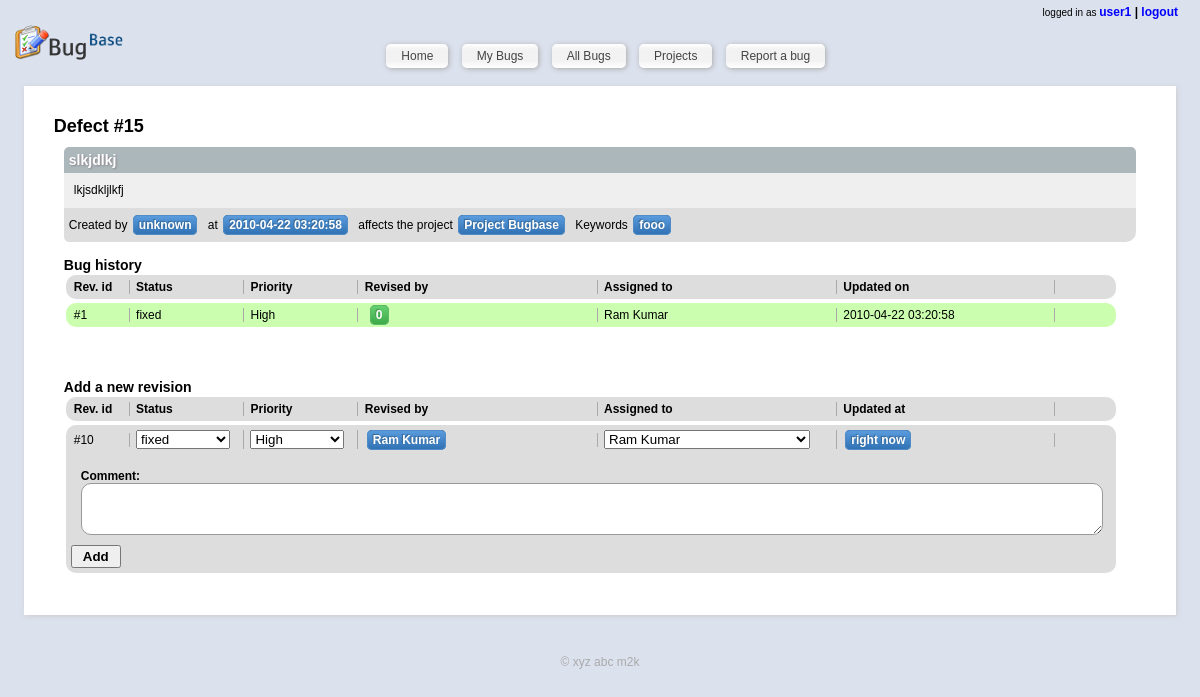
The page /index.php?page=bug&bug_id=15 (signed in) on the database as committed earlier.
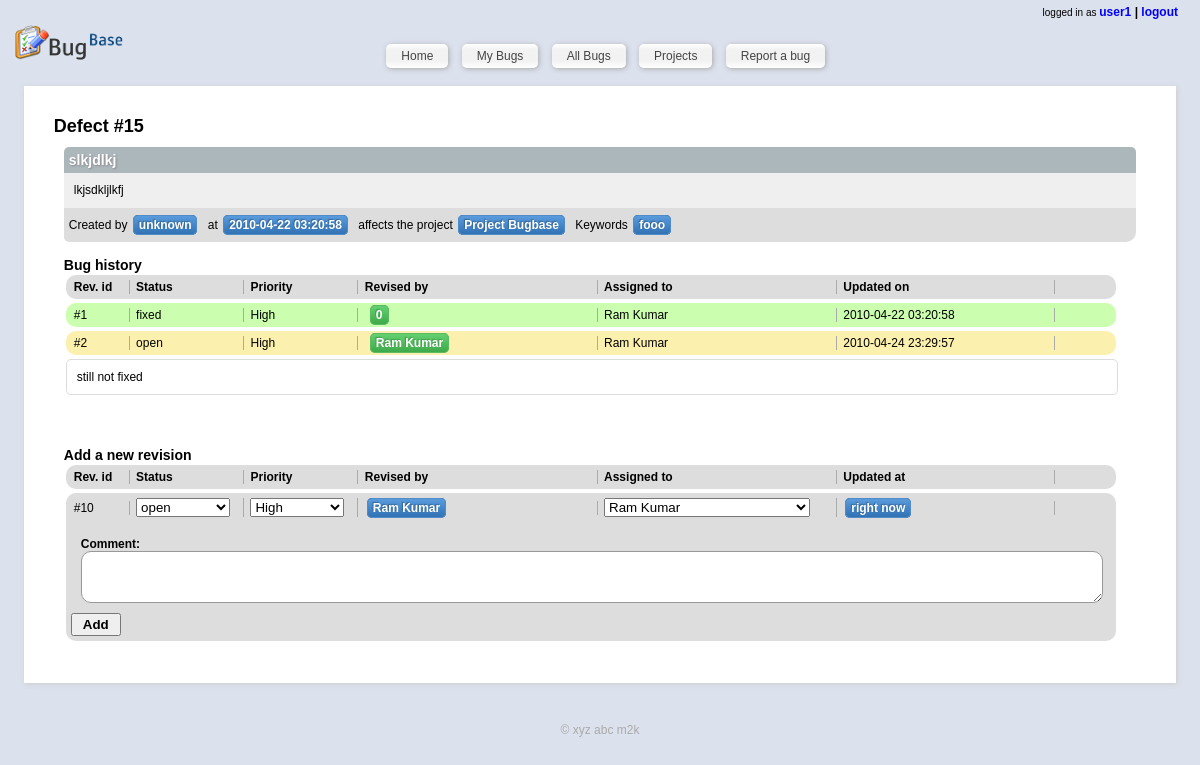
The same page on the database as committed later.
### tables this page shows
CREATE TABLE IF NOT EXISTS `bughistory` (
  `id` int(11) NOT NULL AUTO_INCREMENT,
  `bug_id` int(11) NOT NULL,
  `addedBy` int(11) NOT NULL,
  `timestamp` timestamp NOT NULL DEFAULT CURRENT_TIMESTAMP,
  `status` int(11) NOT NULL,
  `comment` varchar(2000) NOT NULL DEFAULT '',
  `assignedTo` int(11) NOT NULL,
  `priority` int(11) NOT NULL,
  PRIMARY KEY (`id`)
);

### templates_c/%%1B^1B8^1B810E5D%%bug.html.php (the view, shortened to what the changed rows need)
<div id='contentSpacer' class='bugContainer'>
	<h2><?php echo $this->_tpl_vars['bugdata'][0]['bugType']; ?>
 #<?php echo $this->_tpl_vars['bugdata'][0]['id']; ?>
</h2>
	<div class='bug_desc'>
		<h3><?php echo ((is_array($_tmp=$this->_tpl_vars['bugdata'][0]['bugName'])) ? $this->_run_mod_handler('escape', true, $_tmp) : smarty_modifier_escape($_tmp)); ?>
</h3>
		<div>
			<?php echo ((is_array($_tmp=$this->_tpl_vars['bugdata'][0]['description'])) ? $this->_run_mod_handler('escape', true, $_tmp) : smarty_modifier_escape($_tmp)); ?>
		</div>
		<div class='bug_desc_end'>
			<p>Created by <span><?php echo $this->_tpl_vars['bugdata'][0]['createdBy']; ?>
</span></p>
			<p>at <span><?php echo $this->_tpl_vars['bugdata'][0]['createdAt']; ?>
</span></p>
			<?php if (( $this->_tpl_vars['bugdata'][0]['affectedProject'] != '' )): ?>
				<p>
					<?php if (( $this->_tpl_vars['bugdata'][0]['affectedVersion'] != '' )): ?> and <?php else: ?> affects <?php endif; ?>the project <span><?php echo $this->_tpl_vars['bugdata'][0]['affectedProject']; ?>
</span>
				</p>
			<?php endif; ?>
			<p>Keywords <span><?php echo $this->_tpl_vars['bugdata'][0]['keywords']; ?>
</span></p>
		</div>
	</div>
	<div class='bughistory'>
		<h3>Bug history</h3>
		<div id='buglist'>
			<ul>
				<li class='heading'>
					<div class='h_rid'> Rev. id </div>
					<div class='h_status'> Status </div>
					<div class='h_priority'> Priority </div>
					<div class='h_commenter'> Revised by </div>
					<div class='h_owner'> Assigned to </div>
					<div class='h_timestamp'> Updated on </div>
				</li>
				<?php unset($this->_sections['i']);
$this->_sections['i']['name'] = 'i';
$this->_sections['i']['loop'] = is_array($_loop=$this->_tpl_vars['bughistory']) ? count($_loop) : max(0, (int)$_loop); unset($_loop);
$this->_sections['i']['show'] = true;
$this->_sections['i']['max'] = $this->_sections['i']['loop'];
$this->_sections['i']['step'] = 1;
$this->_sections['i']['start'] = $this->_sections['i']['step'] > 0 ? 0 : $this->_sections['i']['loop']-1;
if ($this->_sections['i']['show']) {
    $this->_sections['i']['total'] = $this->_sections['i']['loop'];
} else
    $this->_sections['i']['total'] = 0;
if ($this->_sections['i']['show']):
            for ($this->_sections['i']['index'] = $this->_sections['i']['start'], $this->_sections['i']['iteration'] = 1;
                 $this->_sections['i']['iteration'] <= $this->_sections['i']['total'];
                 $this->_sections['i']['index'] += $this->_sections['i']['step'], $this->_sections['i']['iteration']++):
$this->_sections['i']['rownum'] = $this->_sections['i']['iteration'];
$this->_sections['i']['index_prev'] = $this->_sections['i']['index'] - $this->_sections['i']['step'];
$this->_sections['i']['index_next'] = $this->_sections['i']['index'] + $this->_sections['i']['step'];
$this->_sections['i']['first']      = ($this->_sections['i']['iteration'] == 1);
$this->_sections['i']['last']       = ($this->_sections['i']['iteration'] == $this->_sections['i']['total']);
?>
					<li class='<?php echo ((is_array($_tmp=$this->_tpl_vars['bughistory'][$this->_sections['i']['index']]['status'])) ? $this->_run_mod_handler('replace', true, $_tmp, ' ', '') : smarty_modifier_replace($_tmp, ' ', '')); ?>
'>
						<div class='h_rid'> #<?php echo $this->_sections['i']['index']+1; ?>
 </div>
						<div class='h_status'> <?php echo $this->_tpl_vars['bughistory'][$this->_sections['i']['index']]['status']; ?>
 </div>
						<div class='h_priority'> <?php echo $this->_tpl_vars['bughistory'][$this->_sections['i']['index']]['priority']; ?>
 </div>
						<div class='h_commenter'> <span class='greenbox'><?php echo $this->_tpl_vars['bughistory'][$this->_sections['i']['index']]['addedBy']; ?>
</span> </div>
						<div class='h_owner'> <?php if (( $this->_tpl_vars['bughistory'][$this->_sections['i']['index']]['assignedTo'] != '0' )): ?> <?php echo $this->_tpl_vars['bughistory'][$this->_sections['i']['index']]['assignedTo']; ?>
 <?php else: ?> no one <?php endif; ?> </div>
						<div class='h_timestamp'> <?php echo $this->_tpl_vars['bughistory'][$this->_sections['i']['index']]['timestamp']; ?>
 </div>
					</li>
					<?php if (( $this->_tpl_vars['bughistory'][$this->_sections['i']['index']]['comment'] != '' )): ?>
						<li class='h_comment'>
							<p>
								<span class='h_comment_text'><?php echo ((is_array($_tmp=$this->_tpl_vars['bughistory'][$this->_sections['i']['index']]['comment'])) ? $this->_run_mod_handler('escape', true, $_tmp) : smarty_modifier_escape($_tmp)); ?>
</span>
							</p>
						</li>
					<?php endif; ?>
				<?php endfor; endif; ?>
			</ul>
		</div>
		<div class='h_revisionbox'>
			<h3>Add a new revision</h3>
			<form action='/index.php?page=updateBug' method='post' id='frmBugStatus'>
				<div id='buglist'>
					<ul>
						<li class='heading'>
							<div class='h_rid'> Rev. id </div>
							<div class='h_status'> Status </div>
							<div class='h_priority'> Priority </div>
							<div class='h_commenter'> Revised by </div>
							<div class='h_owner'> Assigned to </div>
							<div class='h_timestamp'> Updated at </div>
						</li>
						<li class=''>
							<div class='h_rid'> #10 </div>
							<div class='h_status'>
								<select name='status' id='status'>
									<?php unset($this->_sections['i']);
$this->_sections['i']['name'] = 'i';
$this->_sections['i']['loop'] = is_array($_loop=$this->_tpl_vars['statuses']) ? count($_loop) : max(0, (int)$_loop); unset($_loop);
$this->_sections['i']['show'] = true;
$this->_sections['i']['max'] = $this->_sections['i']['loop'];
$this->_sections['i']['step'] = 1;
$this->_sections['i']['start'] = $this->_sections['i']['step'] > 0 ? 0 : $this->_sections['i']['loop']-1;
if ($this->_sections['i']['show']) {
    $this->_sections['i']['total'] = $this->_sections['i']['loop'];
} else
    $this->_sections['i']['total'] = 0;
if ($this->_sections['i']['show']):
            for ($this->_sections['i']['index'] = $this->_sections['i']['start'], $this->_sections['i']['iteration'] = 1;
                 $this->_sections['i']['iteration'] <= $this->_sections['i']['total'];
                 $this->_sections['i']['index'] += $this->_sections['i']['step'], $this->_sections['i']['iteration']++):
$this->_sections['i']['rownum'] = $this->_sections['i']['iteration'];
$this->_sections['i']['index_prev'] = $this->_sections['i']['index'] - $this->_sections['i']['step'];
$this->_sections['i']['index_next'] = $this->_sections['i']['index'] + $this->_sections['i']['step'];
$this->_sections['i']['first']      = ($this->_sections['i']['iteration'] == 1);
$this->_sections['i']['last']       = ($this->_sections['i']['iteration'] == $this->_sections['i']['total']);
?>
										<option value='<?php echo $this->_tpl_vars['statuses'][$this->_sections['i']['index']]['id']; ?>
' <?php if (( $this->_tpl_vars['statuses'][$this->_sections['i']['index']]['label'] == $this->_tpl_vars['bugdata'][0]['status'] )): ?> selected <?php endif; ?> ><?php echo $this->_tpl_vars['statuses'][$this->_sections['i']['index']]['label']; ?>
</option>
									<?php endfor; endif; ?>
								</select>
							</div>
							<div class='h_priority'>
								<select name='priority' id='priority'>
									<?php unset($this->_sections['i']);
$this->_sections['i']['name'] = 'i';
$this->_sections['i']['loop'] = is_array($_loop=$this->_tpl_vars['priorities']) ? count($_loop) : max(0, (int)$_loop); unset($_loop);
$this->_sections['i']['show'] = true;
$this->_sections['i']['max'] = $this->_sections['i']['loop'];
$this->_sections['i']['step'] = 1;
$this->_sections['i']['start'] = $this->_sections['i']['step'] > 0 ? 0 : $this->_sections['i']['loop']-1;
if ($this->_sections['i']['show']) {
    $this->_sections['i']['total'] = $this->_sections['i']['loop'];
} else
    $this->_sections['i']['total'] = 0;
if ($this->_sections['i']['show']):
            for ($this->_sections['i']['index'] = $this->_sections['i']['start'], $this->_sections['i']['iteration'] = 1;
                 $this->_sections['i']['iteration'] <= $this->_sections['i']['total'];
                 $this->_sections['i']['index'] += $this->_sections['i']['step'], $this->_sections['i']['iteration']++):
$this->_sections['i']['rownum'] = $this->_sections['i']['iteration'];
$this->_sections['i']['index_prev'] = $this->_sections['i']['index'] - $this->_sections['i']['step'];
$this->_sections['i']['index_next'] = $this->_sections['i']['index'] + $this->_sections['i']['step'];
$this->_sections['i']['first']      = ($this->_sections['i']['iteration'] == 1);
$this->_sections['i']['last']       = ($this->_sections['i']['iteration'] == $this->_sections['i']['total']);
?>
										<option value='<?php echo $this->_tpl_vars['priorities'][$this->_sections['i']['index']]['id']; ?>
' <?php if (( $this->_tpl_vars['priorities'][$this->_sections['i']['index']]['label'] == $this->_tpl_vars['bugdata'][0]['priority'] )): ?> selected <?php endif; ?>><?php echo $this->_tpl_vars['priorities'][$this->_sections['i']['index']]['label']; ?>
</option>
									<?php endfor; endif; ?>
								</select>
							</div>
							<div class='h_commenter'> <span class='bluebox'><?php echo $this->_tpl_vars['user_fullname']; ?>
</span> </div>
							<div class='h_owner'>
								<select name='assignedTo'>
									<?php unset($this->_sections['i']);
$this->_sections['i']['name'] = 'i';
$this->_sections['i']['loop'] = is_array($_loop=$this->_tpl_vars['users']) ? count($_loop) : max(0, (int)$_loop); unset($_loop);
$this->_sections['i']['show'] = true;
$this->_sections['i']['max'] = $this->_sections['i']['loop'];
$this->_sections['i']['step'] = 1;
$this->_sections['i']['start'] = $this->_sections['i']['step'] > 0 ? 0 : $this->_sections['i']['loop']-1;
if ($this->_sections['i']['show']) {
    $this->_sections['i']['total'] = $this->_sections['i']['loop'];
} else
    $this->_sections['i']['total'] = 0;
if ($this->_sections['i']['show']):
            for ($this->_sections['i']['index'] = $this->_sections['i']['start'], $this->_sections['i']['iteration'] = 1;
                 $this->_sections['i']['iteration'] <= $this->_sections['i']['total'];
                 $this->_sections['i']['index'] += $this->_sections['i']['step'], $this->_sections['i']['iteration']++):
$this->_sections['i']['rownum'] = $this->_sections['i']['iteration'];
$this->_sections['i']['index_prev'] = $this->_sections['i']['index'] - $this->_sections['i']['step'];
$this->_sections['i']['index_next'] = $this->_sections['i']['index'] + $this->_sections['i']['step'];
$this->_sections['i']['first']      = ($this->_sections['i']['iteration'] == 1);
$this->_sections['i']['last']       = ($this->_sections['i']['iteration'] == $this->_sections['i']['total']);
?>
										<option value='<?php echo $this->_tpl_vars['users'][$this->_sections['i']['index']]['id']; ?>
' <?php if (( $this->_tpl_vars['users'][$this->_sections['i']['index']]['id'] == $this->_tpl_vars['bugdata'][0]['assignedTo'] )): ?> selected <?php endif; ?> ><?php echo $this->_tpl_vars['users'][$this->_sections['i']['index']]['name']; ?>
</option>
									<?php endfor; endif; ?>
								</select>
							</div>
							<div class='h_timestamp'> <span class='bluebox'>right now</span> </div>
							<div id='h_rev_comment'>
								<h4>Comment:</h4>
								<textarea name='comment' id='txtComment'></textarea>
							</div>
							<button type='button' onclick='javascript:validateBugStatus()'>
								<strong>Add</strong>
							</button>
						</li>
					</ul>
				</div>
			</form>
		</div>
	</div>
</div>

Rows that differ between the two databases and show on the page:
added bughistory: timestamp "2010-04-24 23:29:57", comment "still not fixed"
Other text that changed with them:
form field status: "fixed" → "open"
new list line: "# 2 open High Ram Kumar Ram Kumar"
